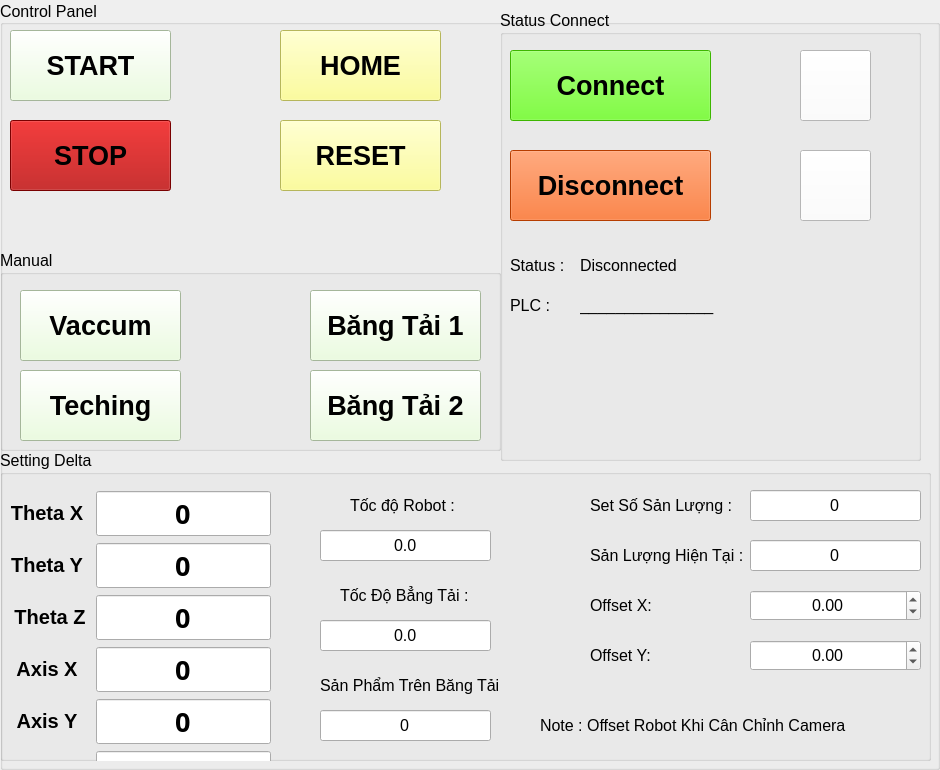
        <widget class="QGroupBox" name="groupBox_2">
         <property name="font">
          <font>
           <pointsize>12</pointsize>
          </font>
         </property>
         <property name="autoFillBackground">
          <bool>false</bool>
         </property>
         <property name="title">
          <string>Control Panel</string>
         </property>
         <property name="alignment">
          <set>Qt::AlignLeading|Qt::AlignLeft|Qt::AlignVCenter</set>
         </property>
         <widget class="QPushButton" name="btReset">
          <property name="geometry">
           <rect>
            <x>280</x>
            <y>120</y>
            <width>161</width>
            <height>71</height>
           </rect>
          </property>
          <property name="font">
           <font>
            <pointsize>20</pointsize>
            <weight>75</weight>
            <bold>true</bold>
           </font>
          </property>
          <property name="autoFillBackground">
           <bool>false</bool>
          </property>
          <property name="styleSheet">
           <string notr="true">background-color: rgb(255, 255, 127);</string>
          </property>
          <property name="text">
           <string>RESET</string>
          </property>
          <property name="checkable">
           <bool>false</bool>
          </property>
          <property name="autoDefault">
           <bool>false</bool>
          </property>
         </widget>
         <widget class="QGroupBox" name="groupBox">
          <property name="geometry">
           <rect>
            <x>0</x>
            <y>450</y>
            <width>931</width>
            <height>311</height>
           </rect>
          </property>
          <property name="title">
           <string>Setting Delta</string>
          </property>
          <widget class="QDoubleSpinBox" name="doubleSpinBox">
           <property name="geometry">
            <rect>
             <x>750</x>
             <y>140</y>
             <width>171</width>
             <height>31</height>
            </rect>
           </property>
           <property name="alignment">
            <set>Qt::AlignCenter</set>
           </property>
           <property name="decimals">
            <number>2</number>
           </property>
           <property name="minimum">
            <double>-99.000000000000000</double>
           </property>
           <property name="singleStep">
            <double>1.000000000000000</double>
           </property>
          </widget>
          <widget class="QLabel" name="label_20">
           <property name="geometry">
            <rect>
             <x>590</x>
             <y>140</y>
             <width>71</width>
             <height>31</height>
            </rect>
           </property>
           <property name="text">
            <string>Offset X:</string>
           </property>
          </widget>
          <widget class="QDoubleSpinBox" name="doubleSpinBox_2">
           <property name="geometry">
            <rect>
             <x>750</x>
             <y>190</y>
             <width>171</width>
             <height>31</height>
            </rect>
           </property>
           <property name="alignment">
            <set>Qt::AlignCenter</set>
           </property>
           <property name="minimum">
            <double>-99.000000000000000</double>
           </property>
          </widget>
          <widget class="QLabel" name="label_21">
           <property name="geometry">
            <rect>
             <x>590</x>
             <y>190</y>
             <width>71</width>
             <height>31</height>
            </rect>
           </property>
           <property name="text">
            <string>Offset Y:</string>
           </property>
          </widget>
          <widget class="QWidget" name="layoutWidget">
           <property name="geometry">
            <rect>
             <x>10</x>
             <y>40</y>
             <width>261</width>
             <height>313</height>
            </rect>
           </property>
           <layout class="QGridLayout" name="gridLayout">
            <item row="1" column="2">
             <widget class="QLineEdit" name="tbThetaY">
              <property name="font">
               <font>
                <family>Bahnschrift SemiBold</family>
                <pointsize>20</pointsize>
                <weight>75</weight>
                <bold>true</bold>
               </font>
              </property>
              <property name="text">
               <string>0</string>
              </property>
              <property name="alignment">
               <set>Qt::AlignCenter</set>
              </property>
              <property name="readOnly">
               <bool>true</bool>
              </property>
             </widget>
            </item>
            <item row="2" column="2">
             <widget class="QLineEdit" name="tbThetaZ">
              <property name="font">
               <font>
                <family>Bahnschrift SemiBold</family>
                <pointsize>20</pointsize>
                <weight>75</weight>
                <bold>true</bold>
               </font>
              </property>
              <property name="text">
               <string>0</string>
              </property>
              <property name="alignment">
               <set>Qt::AlignCenter</set>
              </property>
              <property name="readOnly">
               <bool>true</bool>
              </property>
             </widget>
            </item>
            <item row="3" column="0">
             <widget class="QLabel" name="label_12">
              <property name="font">
               <font>
                <pointsize>15</pointsize>
                <weight>75</weight>
                <bold>true</bold>
               </font>
              </property>
              <property name="frameShape">
               <enum>QFrame::NoFrame</enum>
              </property>
              <property name="text">
               <string>&lt;html&gt;&lt;head/&gt;&lt;body&gt;&lt;p align=&quot;center&quot;&gt;Axis X&lt;/p&gt;&lt;/body&gt;&lt;/html&gt;</string>
              </property>
             </widget>
            </item>
            <item row="3" column="2">
             <widget class="QLineEdit" name="tbAxisX">
              <property name="font">
               <font>
                <family>Bahnschrift SemiBold</family>
                <pointsize>20</pointsize>
                <weight>75</weight>
                <bold>true</bold>
               </font>
              </property>
              <property name="text">
               <string>0</string>
              </property>
              <property name="alignment">
               <set>Qt::AlignCenter</set>
              </property>
              <property name="readOnly">
               <bool>true</bool>
              </property>
             </widget>
            </item>
            <item row="4" column="0">
             <widget class="QLabel" name="label_13">
              <property name="font">
               <font>
                <pointsize>15</pointsize>
                <weight>75</weight>
                <bold>true</bold>
               </font>
              </property>
              <property name="frameShape">
               <enum>QFrame::NoFrame</enum>
              </property>
              <property name="text">
               <string>&lt;html&gt;&lt;head/&gt;&lt;body&gt;&lt;p align=&quot;center&quot;&gt;Axis Y&lt;/p&gt;&lt;/body&gt;&lt;/html&gt;</string>
              </property>
             </widget>
            </item>
            <item row="4" column="2">
             <widget class="QLineEdit" name="tbAxisY">
              <property name="font">
               <font>
                <family>Bahnschrift SemiBold</family>
                <pointsize>20</pointsize>
                <weight>75</weight>
                <bold>true</bold>
               </font>
              </property>
              <property name="text">
               <string>0</string>
              </property>
              <property name="alignment">
               <set>Qt::AlignCenter</set>
              </property>
              <property name="readOnly">
               <bool>true</bool>
              </property>
             </widget>
            </item>
            <item row="5" column="0">
             <widget class="QLabel" name="label_14">
              <property name="font">
               <font>
                <pointsize>15</pointsize>
                <weight>75</weight>
                <bold>true</bold>
               </font>
              </property>
              <property name="frameShape">
               <enum>QFrame::NoFrame</enum>
              </property>
              <property name="text">
               <string>&lt;html&gt;&lt;head/&gt;&lt;body&gt;&lt;p align=&quot;center&quot;&gt;Axis Z&lt;/p&gt;&lt;/body&gt;&lt;/html&gt;</string>
              </property>
             </widget>
            </item>
            <item row="5" column="2">
             <widget class="QLineEdit" name="tbAxisZ">
              <property name="font">
               <font>
                <family>Bahnschrift SemiBold</family>
                <pointsize>20</pointsize>
                <weight>75</weight>
                <bold>true</bold>
               </font>
              </property>
              <property name="text">
               <string>0</string>
              </property>
              <property name="alignment">
               <set>Qt::AlignCenter</set>
              </property>
              <property name="readOnly">
               <bool>true</bool>
              </property>
             </widget>
            </item>
            <item row="2" column="0" colspan="2">
             <widget class="QLabel" name="label_9">
              <property name="font">
               <font>
                <pointsize>15</pointsize>
                <weight>75</weight>
                <bold>true</bold>
               </font>
              </property>
              <property name="frameShape">
               <enum>QFrame::NoFrame</enum>
              </property>
              <property name="text">
               <string>&lt;html&gt;&lt;head/&gt;&lt;body&gt;&lt;p align=&quot;center&quot;&gt;Theta Z&lt;/p&gt;&lt;/body&gt;&lt;/html&gt;</string>
              </property>
             </widget>
            </item>
            <item row="1" column="0">
             <widget class="QLabel" name="label_7">
              <property name="font">
               <font>
                <pointsize>15</pointsize>
                <weight>75</weight>
                <bold>true</bold>
               </font>
              </property>
              <property name="frameShape">
               <enum>QFrame::NoFrame</enum>
              </property>
              <property name="text">
               <string>&lt;html&gt;&lt;head/&gt;&lt;body&gt;&lt;p align=&quot;center&quot;&gt;Theta Y&lt;/p&gt;&lt;/body&gt;&lt;/html&gt;</string>
              </property>
             </widget>
            </item>
            <item row="0" column="0">
             <widget class="QLabel" name="label_8">
              <property name="font">
               <font>
                <pointsize>15</pointsize>
                <weight>75</weight>
                <bold>true</bold>
               </font>
              </property>
              <property name="frameShape">
               <enum>QFrame::NoFrame</enum>
              </property>
              <property name="text">
               <string>&lt;html&gt;&lt;head/&gt;&lt;body&gt;&lt;p align=&quot;center&quot;&gt;Theta X&lt;/p&gt;&lt;/body&gt;&lt;/html&gt;</string>
              </property>
             </widget>
            </item>
            <item row="0" column="2">
             <widget class="QLineEdit" name="tbThetaX">
              <property name="font">
               <font>
                <family>Bahnschrift SemiBold</family>
                <pointsize>20</pointsize>
                <weight>75</weight>
                <bold>true</bold>
               </font>
              </property>
              <property name="text">
               <string>0</string>
              </property>
              <property name="alignment">
               <set>Qt::AlignCenter</set>
              </property>
              <property name="readOnly">
               <bool>true</bool>
              </property>
             </widget>
            </item>
           </layout>
          </widget>
          <widget class="QLabel" name="label_23">
           <property name="geometry">
            <rect>
             <x>590</x>
             <y>40</y>
             <width>141</width>
             <height>31</height>
            </rect>
           </property>
           <property name="text">
            <string>Set Số Sản Lượng :</string>
           </property>
          </widget>
          <widget class="QLabel" name="label_24">
           <property name="geometry">
            <rect>
             <x>590</x>
             <y>90</y>
             <width>161</width>
             <height>31</height>
            </rect>
           </property>
           <property name="text">
            <string>Sản Lượng Hiện Tại :</string>
           </property>
          </widget>
          <widget class="QLineEdit" name="lineEdit_7">
           <property name="geometry">
            <rect>
             <x>750</x>
             <y>40</y>
             <width>171</width>
             <height>31</height>
            </rect>
           </property>
           <property name="text">
            <string>0</string>
           </property>
           <property name="alignment">
            <set>Qt::AlignCenter</set>
           </property>
          </widget>
          <widget class="QLineEdit" name="lineEdit_8">
           <property name="geometry">
            <rect>
             <x>750</x>
             <y>90</y>
             <width>171</width>
             <height>31</height>
            </rect>
           </property>
           <property name="text">
            <string>0</string>
           </property>
           <property name="alignment">
            <set>Qt::AlignCenter</set>
           </property>
          </widget>
          <widget class="QLabel" name="label_25">
           <property name="geometry">
            <rect>
             <x>350</x>
             <y>40</y>
             <width>121</width>
             <height>31</height>
            </rect>
           </property>
           <property name="text">
            <string>Tốc độ Robot :</string>
           </property>
          </widget>
          <widget class="QLineEdit" name="lTocdoRB">
           <property name="geometry">
            <rect>
             <x>320</x>
             <y>80</y>
             <width>171</width>
             <height>31</height>
            </rect>
           </property>
           <property name="text">
            <string>0.0</string>
           </property>
           <property name="alignment">
            <set>Qt::AlignCenter</set>
           </property>
          </widget>
          <widget class="QLabel" name="label_26">
           <property name="geometry">
            <rect>
             <x>340</x>
             <y>130</y>
             <width>141</width>
             <height>31</height>
            </rect>
           </property>
           <property name="text">
            <string>Tốc Độ Bẳng Tải :</string>
           </property>
          </widget>
          <widget class="QLineEdit" name="lTocdoBT">
           <property name="geometry">
            <rect>
             <x>320</x>
             <y>170</y>
             <width>171</width>
             <height>31</height>
            </rect>
           </property>
           <property name="text">
            <string>0.0</string>
           </property>
           <property name="alignment">
            <set>Qt::AlignCenter</set>
           </property>
          </widget>
          <widget class="QLineEdit" name="lSoluong">
           <property name="geometry">
            <rect>
             <x>320</x>
             <y>260</y>
             <width>171</width>
             <height>31</height>
            </rect>
           </property>
           <property name="text">
            <string>0</string>
           </property>
           <property name="alignment">
            <set>Qt::AlignCenter</set>
           </property>
          </widget>
          <widget class="QLabel" name="label_27">
           <property name="geometry">
            <rect>
             <x>320</x>
             <y>220</y>
             <width>201</width>
             <height>31</height>
            </rect>
           </property>
           <property name="text">
            <string>Sản Phẩm Trên Băng Tải</string>
           </property>
          </widget>
          <widget class="QLabel" name="label_30">
           <property name="geometry">
            <rect>
             <x>540</x>
             <y>260</y>
             <width>381</width>
             <height>31</height>
            </rect>
           </property>
           <property name="text">
            <string>&lt;html&gt;&lt;head/&gt;&lt;body&gt;&lt;p&gt;Note : Offset Robot Khi Cân Chỉnh Camera&lt;/p&gt;&lt;/body&gt;&lt;/html&gt;</string>
           </property>
          </widget>
         </widget>
         <widget class="QPushButton" name="btStop">
          <property name="geometry">
           <rect>
            <x>10</x>
            <y>120</y>
            <width>161</width>
            <height>71</height>
           </rect>
          </property>
          <property name="font">
           <font>
            <pointsize>20</pointsize>
            <weight>75</weight>
            <bold>true</bold>
           </font>
          </property>
          <property name="autoFillBackground">
           <bool>false</bool>
          </property>
          <property name="styleSheet">
           <string notr="true">background-color: rgb(170, 0, 0);</string>
          </property>
          <property name="text">
           <string>STOP</string>
          </property>
          <property name="checkable">
           <bool>false</bool>
          </property>
          <property name="autoDefault">
           <bool>false</bool>
          </property>
         </widget>
         <widget class="QPushButton" name="btStart">
          <property name="geometry">
           <rect>
            <x>10</x>
            <y>30</y>
            <width>161</width>
            <height>71</height>
           </rect>
          </property>
          <property name="font">
           <font>
            <pointsize>20</pointsize>
            <weight>75</weight>
            <bold>true</bold>
           </font>
          </property>
          <property name="autoFillBackground">
           <bool>false</bool>
          </property>
          <property name="styleSheet">
           <string notr="true">background-color: rgb(231, 255, 215);</string>
          </property>
          <property name="text">
           <string>START</string>
          </property>
          <property name="checkable">
           <bool>false</bool>
          </property>
          <property name="autoDefault">
           <bool>false</bool>
          </property>
         </widget>
         <widget class="QPushButton" name="btHome">
          <property name="geometry">
           <rect>
            <x>280</x>
            <y>30</y>
            <width>161</width>
            <height>71</height>
           </rect>
          </property>
          <property name="font">
           <font>
            <pointsize>20</pointsize>
            <weight>75</weight>
            <bold>true</bold>
           </font>
          </property>
          <property name="autoFillBackground">
           <bool>false</bool>
          </property>
          <property name="styleSheet">
           <string notr="true">background-color: rgb(255, 255, 127);</string>
          </property>
          <property name="text">
           <string>HOME</string>
          </property>
          <property name="checkable">
           <bool>false</bool>
          </property>
          <property name="autoDefault">
           <bool>false</bool>
          </property>
         </widget>
         <widget class="QGroupBox" name="groupBox_4">
          <property name="geometry">
           <rect>
            <x>500</x>
            <y>10</y>
            <width>421</width>
            <height>451</height>
           </rect>
          </property>
          <property name="title">
           <string>Status Connect</string>
          </property>
          <widget class="QPushButton" name="btConnect">
           <property name="geometry">
            <rect>
             <x>10</x>
             <y>40</y>
             <width>201</width>
             <height>71</height>
            </rect>
           </property>
           <property name="font">
            <font>
             <pointsize>20</pointsize>
             <weight>75</weight>
             <bold>true</bold>
            </font>
           </property>
           <property name="styleSheet">
            <string notr="true">background-color: rgb(85, 255, 0);</string>
           </property>
           <property name="text">
            <string>Connect</string>
           </property>
          </widget>
          <widget class="QPushButton" name="btDisconnect">
           <property name="geometry">
            <rect>
             <x>10</x>
             <y>140</y>
             <width>201</width>
             <height>71</height>
            </rect>
           </property>
           <property name="font">
            <font>
             <pointsize>20</pointsize>
             <weight>75</weight>
             <bold>true</bold>
            </font>
           </property>
           <property name="styleSheet">
            <string notr="true">background-color: rgb(255, 85, 0);</string>
           </property>
           <property name="text">
            <string>Disconnect</string>
           </property>
          </widget>
          <widget class="QLabel" name="machineStatus">
           <property name="geometry">
            <rect>
             <x>80</x>
             <y>240</y>
             <width>161</width>
             <height>31</height>
            </rect>
           </property>
           <property name="text">
            <string>&lt;html&gt;&lt;head/&gt;&lt;body&gt;&lt;p&gt;Disconnected&lt;/p&gt;&lt;/body&gt;&lt;/html&gt;</string>
           </property>
          </widget>
          <widget class="QLabel" name="plcStatus">
           <property name="geometry">
            <rect>
             <x>80</x>
             <y>280</y>
             <width>161</width>
             <height>31</height>
            </rect>
           </property>
           <property name="text">
            <string>&lt;html&gt;&lt;head/&gt;&lt;body&gt;&lt;p&gt; _______________&lt;/p&gt;&lt;/body&gt;&lt;/html&gt;</string>
           </property>
          </widget>
          <widget class="QPushButton" name="lGreen">
           <property name="geometry">
            <rect>
             <x>300</x>
             <y>40</y>
             <width>71</width>
             <height>71</height>
            </rect>
           </property>
           <property name="font">
            <font>
             <pointsize>20</pointsize>
             <weight>75</weight>
             <bold>true</bold>
            </font>
           </property>
           <property name="autoFillBackground">
            <bool>false</bool>
           </property>
           <property name="styleSheet">
            <string notr="true">background-color: rgb(255, 255, 255);</string>
           </property>
           <property name="text">
            <string/>
           </property>
           <property name="checkable">
            <bool>false</bool>
           </property>
           <property name="autoDefault">
            <bool>false</bool>
           </property>
          </widget>
          <widget class="QPushButton" name="lRed">
           <property name="geometry">
            <rect>
             <x>300</x>
             <y>140</y>
             <width>71</width>
             <height>71</height>
            </rect>
           </property>
           <property name="font">
            <font>
             <pointsize>20</pointsize>
             <weight>75</weight>
             <bold>true</bold>
            </font>
           </property>
           <property name="autoFillBackground">
            <bool>false</bool>
           </property>
           <property name="styleSheet">
            <string notr="true">background-color: rgb(255, 255, 255);</string>
           </property>
           <property name="text">
            <string/>
           </property>
           <property name="checkable">
            <bool>false</bool>
           </property>
           <property name="autoDefault">
            <bool>false</bool>
           </property>
          </widget>
          <widget class="QLabel" name="plcStatus_2">
           <property name="geometry">
            <rect>
             <x>10</x>
             <y>280</y>
             <width>161</width>
             <height>31</height>
            </rect>
           </property>
           <property name="text">
            <string>&lt;html&gt;&lt;head/&gt;&lt;body&gt;&lt;p&gt;PLC :&lt;/p&gt;&lt;/body&gt;&lt;/html&gt;</string>
           </property>
          </widget>
          <widget class="QLabel" name="machineStatus_2">
           <property name="geometry">
            <rect>
             <x>10</x>
             <y>240</y>
             <width>161</width>
             <height>31</height>
            </rect>
           </property>
           <property name="text">
            <string>&lt;html&gt;&lt;head/&gt;&lt;body&gt;&lt;p&gt;Status :&lt;/p&gt;&lt;/body&gt;&lt;/html&gt;</string>
           </property>
          </widget>
         </widget>
         <widget class="QGroupBox" name="groupBox_5">
          <property name="geometry">
           <rect>
            <x>0</x>
            <y>250</y>
            <width>501</width>
            <height>201</height>
           </rect>
          </property>
          <property name="title">
           <string>Manual </string>
          </property>
          <widget class="QPushButton" name="btTech">
           <property name="geometry">
            <rect>
             <x>20</x>
             <y>120</y>
             <width>161</width>
             <height>71</height>
            </rect>
           </property>
           <property name="font">
            <font>
             <pointsize>20</pointsize>
             <weight>75</weight>
             <bold>true</bold>
            </font>
           </property>
           <property name="autoFillBackground">
            <bool>false</bool>
           </property>
           <property name="styleSheet">
            <string notr="true">background-color: rgb(231, 255, 215);</string>
           </property>
           <property name="text">
            <string>Teching</string>
           </property>
           <property name="checkable">
            <bool>false</bool>
           </property>
           <property name="autoDefault">
            <bool>false</bool>
           </property>
          </widget>
          <widget class="QPushButton" name="btVaccum">
           <property name="geometry">
            <rect>
             <x>20</x>
             <y>40</y>
             <width>161</width>
             <height>71</height>
            </rect>
           </property>
           <property name="font">
            <font>
             <pointsize>20</pointsize>
             <weight>75</weight>
             <bold>true</bold>
            </font>
           </property>
           <property name="autoFillBackground">
            <bool>false</bool>
           </property>
           <property name="styleSheet">
            <string notr="true">background-color: rgb(231, 255, 215);</string>
           </property>
           <property name="text">
            <string>Vaccum</string>
           </property>
           <property name="checkable">
            <bool>false</bool>
           </property>
           <property name="autoDefault">
            <bool>false</bool>
           </property>
          </widget>
          <widget class="QPushButton" name="btBangtai1">
           <property name="geometry">
            <rect>
             <x>310</x>
             <y>40</y>
             <width>171</width>
             <height>71</height>
            </rect>
           </property>
           <property name="font">
            <font>
             <pointsize>20</pointsize>
             <weight>75</weight>
             <bold>true</bold>
            </font>
           </property>
           <property name="autoFillBackground">
            <bool>false</bool>
           </property>
           <property name="styleSheet">
            <string notr="true">background-color: rgb(231, 255, 215);</string>
           </property>
           <property name="text">
            <string>Băng Tải 1</string>
           </property>
           <property name="checkable">
            <bool>false</bool>
           </property>
           <property name="autoDefault">
            <bool>false</bool>
           </property>
          </widget>
          <widget class="QPushButton" name="btBangtai2">
           <property name="geometry">
            <rect>
             <x>310</x>
             <y>120</y>
             <width>171</width>
             <height>71</height>
            </rect>
           </property>
           <property name="font">
            <font>
             <pointsize>20</pointsize>
             <weight>75</weight>
             <bold>true</bold>
            </font>
           </property>
           <property name="autoFillBackground">
            <bool>false</bool>
           </property>
           <property name="styleSheet">
            <string notr="true">background-color: rgb(231, 255, 215);</string>
           </property>
           <property name="text">
            <string>Băng Tải 2</string>
           </property>
           <property name="checkable">
            <bool>false</bool>
           </property>
           <property name="autoDefault">
            <bool>false</bool>
           </property>
          </widget>
         </widget>
        </widget>
